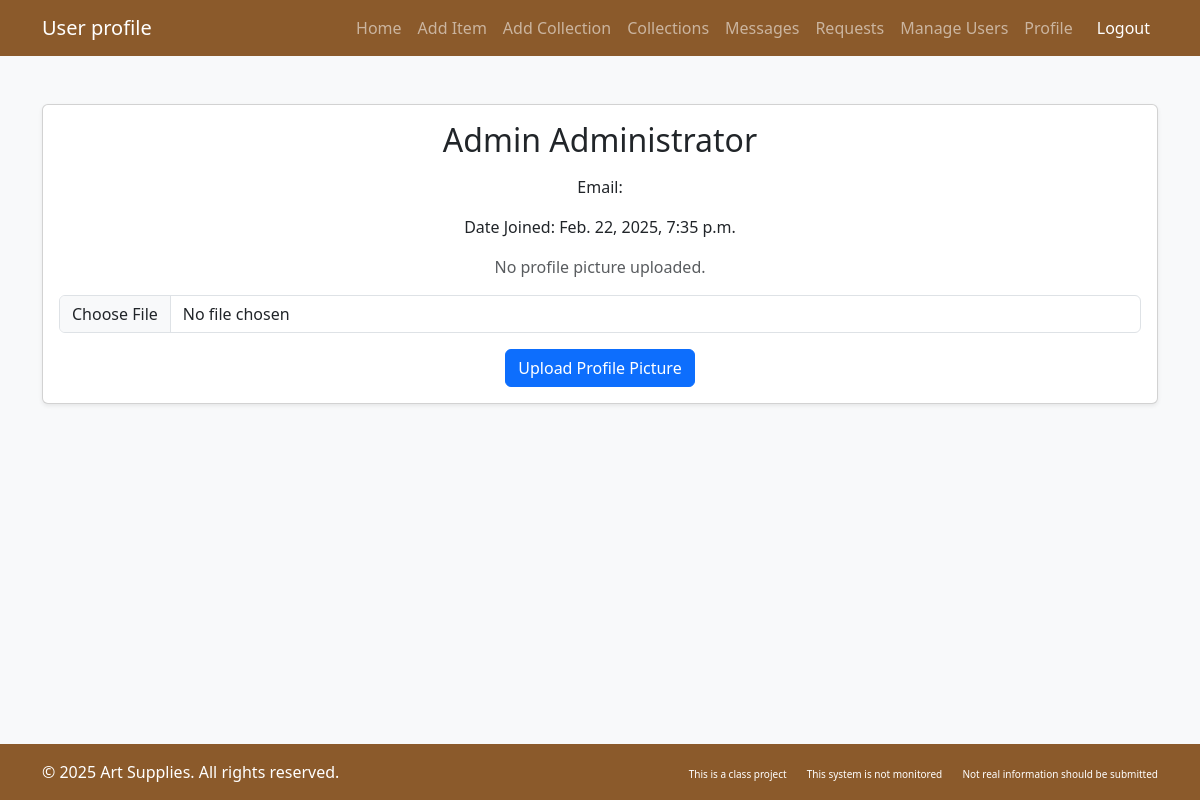
Page /artlibrary/profile/ (signed in) on the earlier database version.
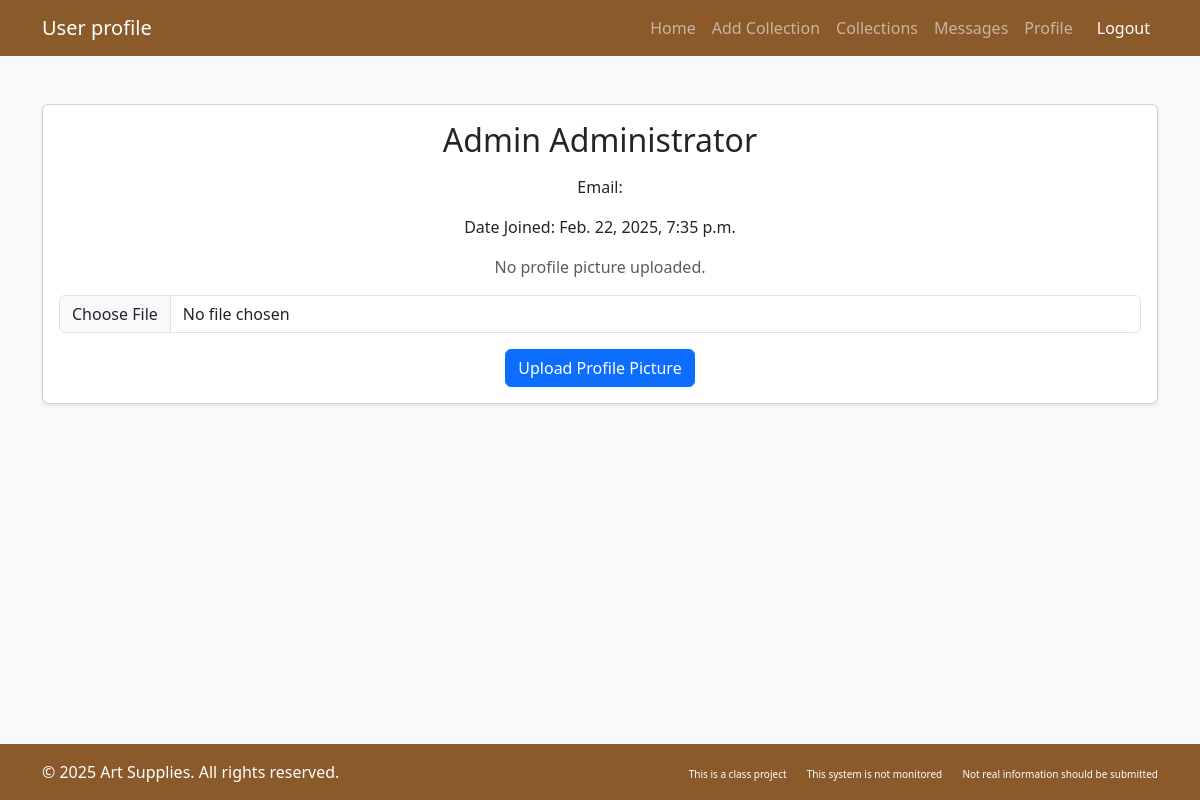
Same page on the later database version.
### artlibrary/views.py (the view)
# urls.py: path('profile/', views.profile, name='profile'),
def profile(request):
    return render(request,'artlibrary/userprofile.html')

### artlibrary/templates/artlibrary/userprofile.html (shortened to what this page needs)
{% load django_bootstrap5 %}
<!DOCTYPE html>
<html lang="en">
<head>
    {% bootstrap_css %}
</head>
<nav class="navbar navbar-expand-lg navbar-dark bg-brown">
    <div class="container">
        <a class="navbar-brand" href="#">User profile</a>
        <div class="collapse navbar-collapse" id="navbarNav">
            <ul class="navbar-nav ms-auto">
                <li class="nav-item"><a class="nav-link" href="#">Home</a></li>
                {% if request.user.user_role == "librarian" %}
                <li class="nav-item"><a class="nav-link" href="{% url 'add_item' %}">Add Item</a></li>
                {% endif %}
                {% if request.user.user_role != "anonymous_user" %}
                <li class="nav-item"><a class="nav-link" href="{% url 'add_collection' %}">Add Collection</a></li>
                {% endif %}
                <li class="nav-item"><a class="nav-link" href="{% url 'collections' %}">Collections</a></li>
                <li class="nav-item"><a class="nav-link" href="#">Messages</a></li>
                {% if request.user.user_role == "librarian" %}
                <li class="nav-item"><a class="nav-link" href="{% url 'view_requests' user.id %}">Requests</a></li>
                <li class="nav-item"><a class="nav-link" href="{% url 'manage_users' %}">Manage Users</a></li>
                {% endif %}
                {% if request.user.user_role != "anonymous_user" %}
                <li class="nav-item"><a class="nav-link" href="{% url 'profile' %}">Profile</a></li>
                {% endif %}
                <li class="nav-item">
                    <a class="nav-link btn btn-danger btn-sm text-white ms-2" href="{% url 'logout' %}">Logout</a>
                </li>
            </ul>
        </div>
    </div>
</nav>
<body class="bg-light">
   <div class="container mt-5">
    <div class="card shadow-sm">
        <div class="card-body text-center">
            <h2 class="mb-3">{{ request.user.get_full_name }}</h2>
            <p>Email: {{ request.user.email }}</p>
            <p>Date Joined: {{ request.user.date_joined }}</p>
            {% if request.user.profile_pic %}
                <img src="{{ request.user.profile_pic.url }}" alt="Profile Picture" class="rounded-circle mb-3" style="width: 150px; height: 150px; object-fit: cover;">
            {% else %}
                <p class="text-muted">No profile picture uploaded.</p>
            {% endif %}
            <form method="POST" enctype="multipart/form-data" action="{% url 'update_profile' %}" class="mt-3">
                <div class="mb-3">
                    <input type="file" name="profile_pic" class="form-control">
                </div>
                <button type="submit" class="btn btn-primary">Upload Profile Picture</button>
            </form>
        </div>
    </div>
</div>
</body>
<footer class="py-3 bg-dark text-white mt-auto bg-brown">
    <div class="container">
        <div class="row">
            <div class="col-md-6">
                <p class="mb-0">&copy; 2025 Art Supplies. All rights reserved.</p>
            </div>
            <div class="col-md-6 text-md-end">
                <a href="#" class="text-white text-decoration-none me-3" style="font-size: 10px;">This is a class project</a>
                <a href="#" class="text-white text-decoration-none me-3" style="font-size: 10px;">This system is not monitored</a>
                <a href="#" class="text-white text-decoration-none" style="font-size: 10px;">Not real information should be submitted</a>
            </div>
        </div>
    </div>
</footer>
</html>

Differences in the rows shown:
changed CustomUser "Admin Administrator": user_role "librarian" → "patron" (drawn)
Other differences:
text no longer shown: "Add Item Requests Manage Users"
